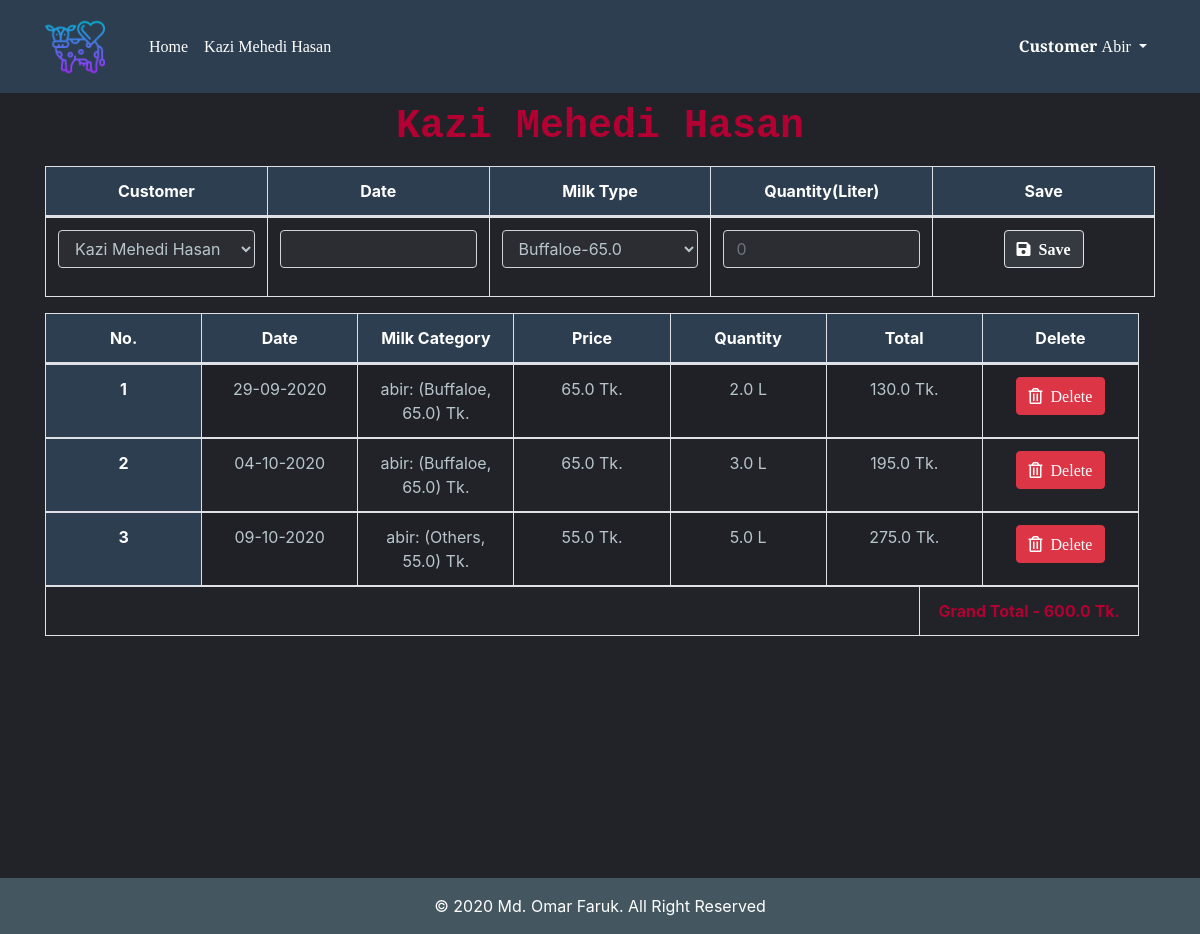
The page /customer_ledger/5/ (signed in) on the database its author committed.
### dairyapp/models.py (models this page shows, shortened)
class Customerledger(models.Model):
    related_milk_category = models.ForeignKey(CustomerMilkCategory, related_name="Customerledger", on_delete=models.CASCADE, null=True)
    related_customer = models.ForeignKey(User, related_name='Customerledger', on_delete=models.CASCADE, null=True)
    date = models.CharField(max_length=1000000,db_index=True)
    price = models.FloatField(max_length=1000000,db_index=True,default=0.0)
    quantity = models.FloatField(max_length=1000000,db_index=True,default=0.0)
    total = models.FloatField(max_length=1000000,db_index=True,default=0.0)

class CustomerMilkCategory(models.Model):
    CHOICES1 = (
        ('Cow','Cow'),
        ('Buffaloe','Buffalo'),#buffaloes
        ('Others','Others'),
    )
    animalname= models.CharField(max_length=200,choices=CHOICES1)
    milkprice = models.FloatField(max_length=200, db_index=True)
    related_customer = models.ForeignKey(User, related_name='CustomerMilkCategory', on_delete=models.CASCADE, null=True)
    def __str__(self):
        return f"{self.related_customer}: ({self.animalname}, {self.milkprice})  Tk."

### dairyapp/views.py (the view)
# urls.py: path('customer_ledger/<int:pk>/', views.customer_ledger, name='customer_ledger'),  # Individual Customer dashboard
def customer_ledger(request,pk):
    customer_obj = get_object_or_404(User,pk=pk)
    cus_user_info = models.Profile.objects.filter(user=customer_obj)
    customer_ledger_info = models.Customerledger.objects.filter(related_customer = customer_obj)
    milktypes = models.CustomerMilkCategory.objects.filter(related_customer = customer_obj)
    milk_list = [(milk.animalname +"-"+ str(milk.milkprice), milk.pk) for milk in milktypes]
    customer_full_name = f"{customer_obj.first_name} {customer_obj.last_name}"
    alltotal = 0.0
    for i in customer_ledger_info:
        alltotal = alltotal+float(i.total)
    print(alltotal)
    return render(request,'Customers/customer_ledger.html',{
            "customer_full_name":customer_full_name,
            "milk_list":milk_list,
            "customer_obj":customer_obj,
            "customer_ledger_info":customer_ledger_info,
            "alltotal":alltotal,
            })

### dairyapp/templatetags/custom_tags.py (called while the page is built)
@register.simple_tag(name="multiply")
def multiply(qty, unit_price, *args, **kwargs):
    return qty * unit_price

### templates/Customers/customer_ledger.html (shortened to what this page needs)
{% extends 'base.html' %}
{% load crispy_forms_tags %}
{% load templatetags %}
{% block content %}
<h2 class="vendor_name_heading"><strong>{{ customer_full_name }}</strong></h2>
<div class="table-responsive">
        <table class="table table-bordered">
          <thead>
              <tr>
                <th scope="col">Customer</th>
                <th scope="col">Date</th>
                <th scope="col">Milk Type</th>
                <th scope="col">Quantity(Liter)</th>
                <th scope="col">Save</th>
              </tr>
            </thead>
        <tbody>
          <form action="\customer_ledger_save\" method="POST">
              <tr>
               <td scpoe="col">
                 <div class="form-row">
                   <div class="col">
                     <select class="form-control" id="customer" name="customer">
                          <option value="{{ customer_obj.pk }}"> {{ customer_obj.first_name }} {{ customer_obj.last_name }} </option>
                        </select>
                        </div>
                      </div>
                      </td>
                <td scpoe="col">
                  <div class="form-row">
                    <div class="col">
                      <p><input class="form-control" type="text" name="date" id="datepicker"></p>
                    </div>
                  </div>
                </td>
                <td scpoe="col">
                  <div class="form-row">
                    <div class="col">
                      <select  class="form-control" id="milktype" name="milktype">
                        {% for milk, milk_pk in milk_list %}
                        <option value="{{ milk_pk }}"> {{milk}} </option>
                        {% endfor %}
                      </select>
                    </div>
                  </div>
                </td>
                <td scpoe="col">
                  <div class="form-row">
                    <div class="col">
                      <input type="name" class="form-control"  name="quantity" placeholder="0"  pattern="\d+">
                    </div>
                  </div>
                </td>
                <td scpoe="col">
                  <div class="form-row">
                    <div class="col">
                      <button type="submit" class="btn btn-dark border"><i class="fas fa-save" style="background-color: unset !important;">&nbsp;&nbsp;Save</i></button>
                    </div>
                  </div>
                </td>
              </tr>
            </form>
            </tbody>
        </table>
    </div>
  <div class="table-responsive">
      <table class="table table-bordered table-striped ">
        <thead id="theadthid">
          <tr >
                <th scope="col">No.</th>
                <th scope="col">Date</th>
                <th scope="col">Milk Category</th>
                <th scope="col">Price</th>
                <th scope="col">Quantity</th>
                <th scope="col">Total</th>
                <th scope="col">Delete</th>
            </tr>
        </thead>
        <tbody id="tbodydata">
          {% for ledger in customer_ledger_info %}
          <tr>
            <th scope="row">{{ forloop.counter }}</th>
            <td>{{ ledger.date }}</td>
            <td>{{ ledger.related_milk_category }}</td>
            <td>{{ ledger.price }} Tk.</td>
            <td> {{ ledger.quantity }} L</td>
            <td>{% multiply ledger.quantity ledger.price %} Tk.</td>
            <td>
              <form action="{% url 'customer_ledger_delete' %}" method="POST">{% csrf_token %}
                <button class="btn btn-danger"type="submit" name="customer_pk" value="{{ledger.pk}}"><i class="far fa-trash-alt" style="background-color: unset !important; color: unset !important;">&nbsp;&nbsp;Delete</i></button>
                </form>
                </td>
          </tr>
{% endfor %}
<tr>
<td colspan="4"></td>
<td id="totalid"><strong>Grand Total - {{ alltotal }} Tk.</strong></td>
</tr>
          </tbody>
      </table>
  </div>
{% endblock %}

### templates/base.html (shortened to what this page needs)
<!doctype html>
<html lang="en">
  <head>
    {% load static %}
    <link rel="stylesheet" href="https://stackpath.bootstrapcdn.com/bootstrap/4.3.1/css/bootstrap.min.css">
    <link rel="stylesheet" href="https://use.fontawesome.com/releases/v5.7.2/css/all.css">
    <link rel="stylesheet" href="https://use.fontawesome.com/releases/v5.8.1/css/all.css">
    <link rel="stylesheet" href="//code.jquery.com/ui/1.12.1/themes/base/jquery-ui.css">
  </head>
<body>
  <nav class="navbar navbar-expand-md fixed-top">
    <div class="container ">
      <div class="logo-image">
            <a href="{% url 'home' %}"><img src="{% static 'images/cow.png' %}" alt="logo.png" class="img-fluid"></a>
      </div>
    <div class="collapse navbar-collapse" id="navbarSupportedContent">
      <ul class="navbar-nav mr-auto">
        <li class="nav-item">
          <a class="nav-link" href="{% url 'home' %}" style="color: #FFFFFF;">Home</a>
        </li>
        {% if user.profile.user_type == 'Customer' %}
        <li class="nav-item">
          <a class="nav-link" href="{% url 'Customer_page' %}" style="color: white;">{{user.first_name}} {{user.last_name}}</a>
        </li>
        {% endif %}
      </ul>
      {% if user.is_authenticated %}
        <ul class="navbar-nav">
          <li class="nav-item dropdown">
            <a class="nav-link dropdown-toggle"  id="navbarDropdown" role="button" data-toggle="dropdown" aria-haspopup="true" aria-expanded="false">
          {% if user.profile.user_type == 'Manager' %}<strong>Manager </strong>{% elif user.profile.user_type == 'Customer'  %}<strong>Customer </strong> {% endif %}{{ user.username }}
            </a>
          </li>
        </ul>
      {% else %}
        <form class="form-inline my-2 my-lg-0 jugnu">
          <a href="{% url 'login' %}" class="nav-link" style="color: #FFFFFF;"><i class="fas fa-sign-in-alt" style="background-color: unset !important;">&nbsp;&nbsp;Log In</i></a>
        </form>
      {% endif %}
    </div>
  </div>
  </nav>
<div class="container">
      {% block content %}
      {% endblock %}
</div>
<footer class="footer sticky-bottom">
  <div class="mt-5 py-3">
    <span>© 2020 Md. Omar Faruk. All Right Reserved</span>
  </div>
</footer>
</body>
</html>

### templates/Customers/customer_ledger.html (style rules this page uses)
.form-control { background-color: #2B2D33!important; color: #B8C6CC!important; }

### rows shown on the page
Customerledger: date "29-09-2020", related_milk_category "abir: (Buffaloe, 65.0) Tk.", price "65.0", quantity "2.0", quantity+price "130.0", {{ ledger.pk }} 4 (drawn)
Customerledger: date "04-10-2020", related_milk_category "abir: (Buffaloe, 65.0) Tk.", price "65.0", quantity "3.0", quantity+price "195.0", {{ ledger.pk }} 5 (drawn)
Customerledger: date "09-10-2020", related_milk_category "abir: (Others, 55.0) Tk.", price "55.0", quantity "5.0", quantity+price "275.0", {{ ledger.pk }} 6 (drawn)

### other values the page prints
{{ user.first_name }} "Kazi Mehedi"
{{ user.last_name }} "Hasan"
{{ user.username }} "Abir"
{{ customer_full_name }} "Kazi Mehedi Hasan"
{{ alltotal }} "600.0"
form field milktype "Buffaloe-65.0"
